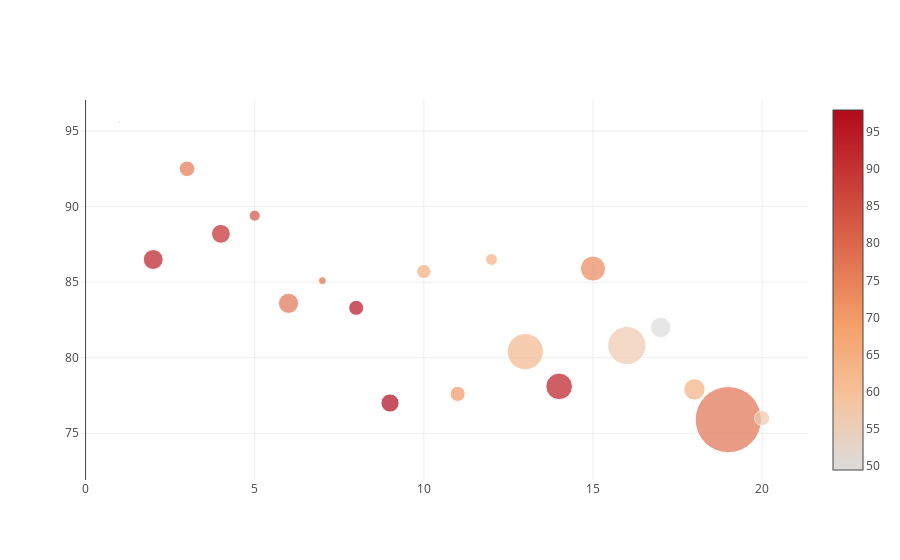

Notebook source saved alongside this figure:
### Code cell
data = [
    {
        'y': df2016.teaching,
        'x': df2016.world_rank,
        'mode': 'markers',
        'marker': {
            'color': international_color,
            'size': num_students_size,
            'showscale': True
        },
        "text" :  df2016.university_name    
    }
]
iplot(data)

### Figure 1 — Plotly figure (JSON) as saved in the notebook; plotly's stock layout.template omitted (floating-point values rounded to 4 significant figures)
{"data": [{"marker": {"color": [64, 94.4, 76.3, 91.5, 84, 77.2, 78.5, 96, 97.9, 65, 70, 64.3, 61.9, 94.4, 73.5, 56.4, 49.5, 63.9, 77.8, 56.5], "showscale": true, "size": [2.243, 19.92, 15.6, 18.81, 11.07, 20.15, 7.929, 15.06, 18.18, 14.22, 15.13, 11.75, 36.19, 26.61, 25.05, 38.21, 20.38, 21.42, 66.2, 15.17]}, "mode": "markers", "text": ["California Institute of Technology", "University of Oxford", "Stanford University", "University of Cambridge", "Massachusetts Institute of Technology", "Harvard University", "Princeton University", "Imperial College London", "ETH Zurich – Swiss Federal Institute of Technology Zurich", "University of Chicago", "Johns Hopkins University", "Yale University", "University of California, Berkeley", "University College London", "Columbia University", "University of California, Los Angeles", "University of Pennsylvania", "Cornell University", "University of Toronto", "Duke University"], "type": "scatter", "uid": "0a722482-12a0-4025-b2ef-28c2ff6f33f6", "x": ["1", "2", "3", "4", "5", "6", "7", "8", "9", "10", "11", "12", "13", "14", "15", "16", "17", "18", "19", "20"], "y": [95.6, 86.5, 92.5, 88.2, 89.4, 83.6, 85.1, 83.3, 77, 85.7, 77.6, 86.5, 80.4, 78.1, 85.9, 80.8, 82, 77.9, 75.9, 76]}], "layout": {}}
